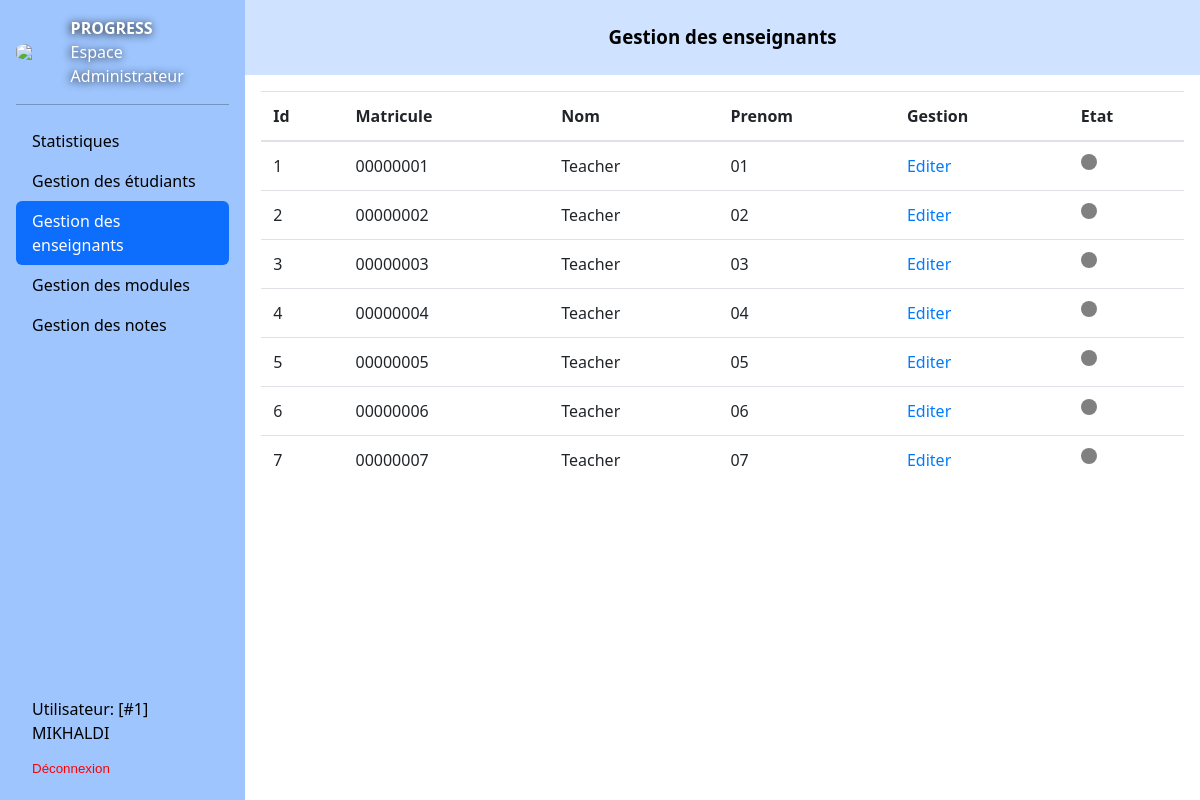
The app's page /admin/teachers.php (signed in) with its own data.
### tables this page shows
CREATE TABLE IF NOT EXISTS `teachers` (
  `id` int unsigned NOT NULL AUTO_INCREMENT,
  `matricule` varchar(50) NOT NULL DEFAULT '',
  `username` varchar(255) NOT NULL,
  `password` varchar(255) NOT NULL,
  `nom` varchar(255) NOT NULL,
  `prenom` varchar(255) NOT NULL DEFAULT '',
  `last_active` timestamp NULL DEFAULT NULL,
  PRIMARY KEY (`id`),
  UNIQUE KEY `matricule` (`matricule`),
  UNIQUE KEY `username` (`username`)
);

### Auth.php (called while the page is built, shortened)
<?php
class Auth
{
    private $conn;
    public function __construct(\mysqli $conn)
    {
        $this->conn = $conn;
    }
    public function user()
    {
        $id = $_SESSION['user_id'] ?? null;
        $type = $_SESSION['user_type'];
        $r = $this->conn->execute_query("SELECT * FROM {$type}s WHERE id = ?", [$id]);
        $user = $r->fetch_assoc();
        if ($user) $user['type'] = $type;
        return $user;
    }
    function exigerRole(string $role)
    {
        $user = $this->user();
    }
}

### admin/teachers.php (the view, shortened to what this page needs)
<?php
require_once '../database.php';
require_once '../Auth.php';
(new Auth($conn))->exigerRole('admin');
$mode = isset($_GET["edit"]) ? 'edit' : 'list';
if ($mode === "edit") {
    if (empty($_GET["edit"]) || $_GET["edit"] < 1) {
        header('Location: /admin/teachers.php');
        die();
    }
    $id = (int) $_GET["edit"];
    $r = $conn->execute_query("SELECT id, matricule, nom, prenom FROM teachers WHERE id = ?", [$id]);
    $teacher = $r->fetch_assoc();
    if (!$teacher) {
        header('Location: /admin/teachers.php?notfound');
        die();
    }
    if (isset($_POST["matricule"])) {
        $matricule = (string) $_POST["matricule"];
        if (empty($matricule) || $matricule < 1 || strlen($matricule) != 8) {
            $error = 'Le matricule est obligatoire et doit comporter 8 chiffres!';
        } else {
            $r = $conn->execute_query("UPDATE teachers SET matricule = ? WHERE id = ?", [$matricule, $id]);
            header('Location: /admin/teachers.php?success');
            die();
        }
    }
} else {
    $r = $conn->execute_query("SELECT id, matricule, nom, prenom, last_active FROM teachers");
    $teachers = $r->fetch_all(MYSQLI_ASSOC);
}
function renderEtat($teacher)
{
    if (round((time() - strtotime($teacher['last_active'] ?? 0)) / 60) >= 5) {
        return '<div class="circle-gris" title="' . $teacher['last_active'] . '"></div>';
    } else {
        return '<div class="circle-vert" title="' . $teacher['last_active'] . '"></div>';
    }
}
?>
<!DOCTYPE html>
<html lang="en">
<head>
    <link rel="stylesheet" href="../static/main.css">
    <link rel="stylesheet" href="../static/admin.css">
</head>
<body class="container">
    <div class="sidebar">
        <?php require '_nav.php' ?>
    </div>
    <div class="main">
        <div class="navbar">
            <h3 style="margin: 0 auto;">
                <?= ($mode === "list") ? 'Gestion des enseignants' : "Edition enseignant #{$teacher['id']}" ?>
            </h3>
        </div>
        <div class="content">
            <?php if ($mode === "list"): ?>
                <table class="table">
                    <thead>
                        <tr>
                            <th>Id</th>
                            <th>Matricule</th>
                            <th>Nom</th>
                            <th>Prenom</th>
                            <th>Gestion</th>
                            <th>Etat</th>
                        </tr>
                    </thead>
                    <tbody>
                        <?php
                        foreach ($teachers as $teacher) {
                            $etat = renderEtat($teacher);
                            echo <<< HTML
                                <tr>
                                    <td>{$teacher["id"]}</td>
                                    <td>{$teacher["matricule"]}</td>
                                    <td>{$teacher["nom"]}</td>
                                    <td>{$teacher["prenom"]}</td>
                                    <td><a href="/admin/teachers.php?edit={$teacher['id']}">Editer</a></td>
                                    <td>{$etat}</td>
                                </tr>
                            HTML;
                        }
                        ?>
                    </tbody>
                </table>
            <?php endif; ?>
        </div>
    </div>
</body>
</html>

### admin/_nav.php
<?php
require_once '../database.php';
require_once '../Auth.php';
$user = (new Auth($conn))->user();
function nav($user)
{
    $links = [
        "Statistiques" => "/admin/index.php",
        "Gestion des étudiants" => "/admin/students.php",
        "Gestion des enseignants" => "/admin/teachers.php",
        "Gestion des modules" => "/admin/modules.php",
        "Gestion des notes" => "/admin/notes.php",
    ];
    echo <<<HTML
        <a href="/" class="header">
            <img class="logo" src="../static/usthb.png" width="54" style="border-radius: 30%;" >
            <div style="margin-inline-start: 4px;">
                <b>PROGRESS</b>
                <div>Espace Administrateur</div>
            </div>
        </a>
        <hr>
    HTML;
    foreach ($links as $title => $path) {
        $class = "nav-link";
        if ($_SERVER["SCRIPT_NAME"] === $path) $class .= " active";
        if (str_ends_with($path, "index.php")) $path = substr_replace($path, "", -9);
        echo <<<HTML
            <a class="{$class}" href="{$path}">{$title}</a>
        HTML;
    }
    echo <<<HTML
        <div style="margin-block-start: auto;">
            <div style="padding: .5rem 1rem;">Utilisateur: [#{$user['id']}] {$user['nom']}</div>
            <form action="/login.php" method="post">
                <input type="hidden" name="_method" value="DELETE">
                <button class="nav-link" type="submit" style="border: 0; background: none; cursor: pointer;color:red" href="#">Déconnexion</button>
            </form>
        </div>
    HTML;
}
?>
<?= nav($user) ?>

### static/main.css (style rules this page uses)
html, body { height: 100%; }
body { margin: 0; font-family: system-ui, -apple-system, "Segoe UI", Roboto, "Helvetica Neue", Arial, "Noto Sans", "Liberation Sans", sans-serif, "Apple Color Emoji", "Segoe UI Emoji", "Segoe UI Symbol", "Noto Color Emoji"; font-size: 16px; line-height: 1.5; text-align: left; }
a { color: #007bff; text-decoration: none; background-color: transparent; }
hr { margin: 1rem 0; color: inherit; border: 0; border-top: 1px solid; opacity: .25; }
table { border-collapse: collapse; }
.table { width: 100%; margin-bottom: 1rem; color: #212529 }
.table td, .table th { padding: .75rem; vertical-align: top; border-top: 1px solid #dee2e6 }
.table thead th { vertical-align: bottom; border-bottom: 2px solid #dee2e6 }
.circle-gris { height: 1rem; width: 1rem; background-color: gray; border-radius: 50%; cursor: help; }

### static/admin.css (style rules this page uses)
.navbar { display: flex; align-items: center; padding: .5rem; background-color: rgb(207, 226, 255); height: 75px; position: sticky; }
.container { display: flex; height: 100%; }
.sidebar { background-color: rgb(158, 197, 254); display: flex; flex-direction: column; padding: 1rem; width: 25%; }
.sidebar .header { display: flex; align-items: center; text-decoration: none; color: #fff; text-shadow: -1px 1px 8px black; }
.main { width: 100%; height: 100%; }
.nav-link { color: black; padding: .5rem 1rem; border-radius: .375rem; text-decoration: none; }
.nav-link.active { color: #fff; background-color: #0d6efd; }
.content { padding: 1rem; overflow: auto; max-height: calc(100% - 75px); }

### records on screen
teachers: id "1", matricule "00000001", nom "Teacher", prenom "01"
teachers: id "2", matricule "00000002", nom "Teacher", prenom "02"
teachers: id "3", matricule "00000003", nom "Teacher", prenom "03"
teachers: id "4", matricule "00000004", nom "Teacher", prenom "04"
teachers: id "5", matricule "00000005", nom "Teacher", prenom "05"
teachers: id "6", matricule "00000006", nom "Teacher", prenom "06"
teachers: id "7", matricule "00000007", nom "Teacher", prenom "07"

### other values on screen
$title "Statistiques"
$title "Gestion des étudiants"
$title "Gestion des enseignants"
$title "Gestion des modules"
$title "Gestion des notes"
$user['id'] "1"
$user['nom'] "MIKHALDI"
